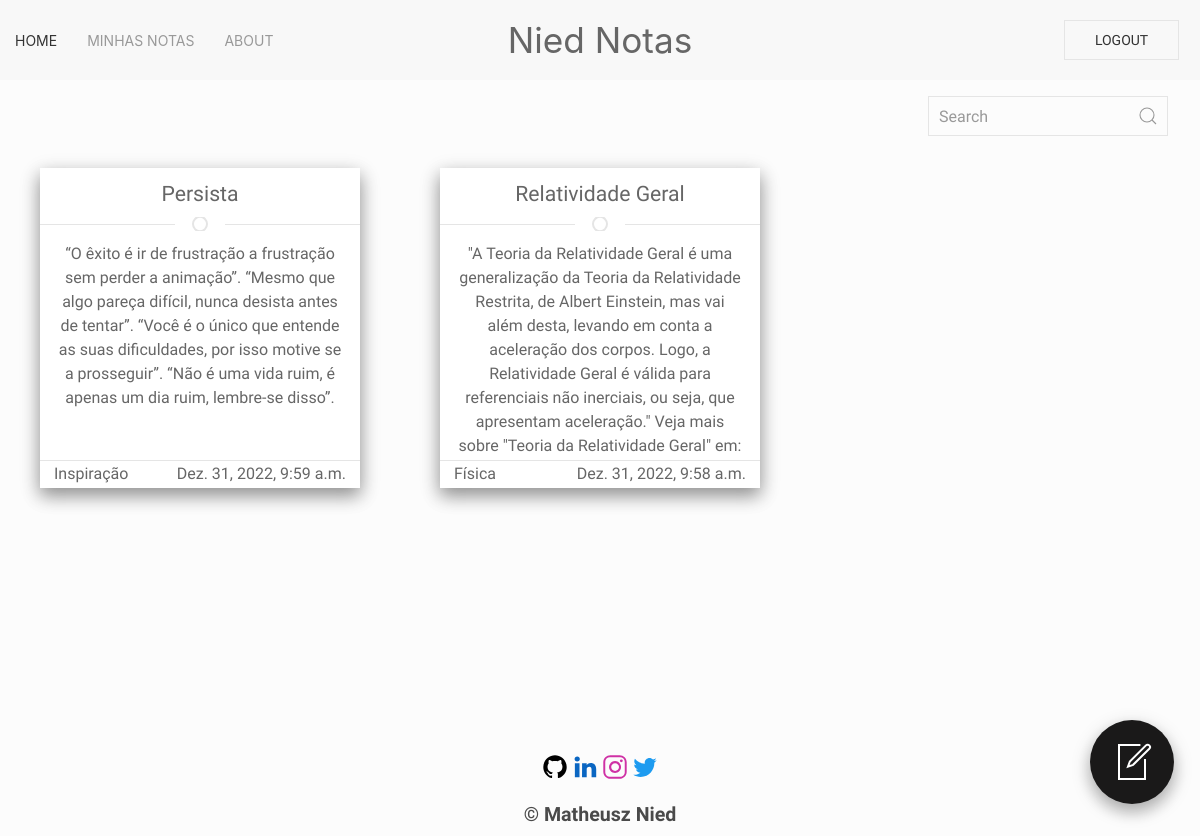
The app's page /buscar (signed in) with its own data.
### notas/models.py (models this page shows)
class Nota(models.Model):
    user = models.ForeignKey(User, on_delete=models.CASCADE, null=True)
    nome_nota = models.CharField(max_length=200)
    category = models.CharField(max_length=200)
    content = models.TextField()
    created_at = models.DateTimeField(default=datetime.now, blank=True)

### notas/views.py (the view)
# urls.py: path('buscar', views.buscar, name='buscar'),
def buscar(request):
    if request.user.is_authenticated:
        id = request.user.id
        notas = Nota.objects.order_by('-created_at').filter(user=id)
        if 'search' in request.GET:
            nome_a_buscar = request.GET.get('search')
            if buscar:
                notas = notas.filter(nome_nota__icontains=nome_a_buscar)
        dados = {
            'notas': notas
        }
        return render(request,'index.html', dados)
    else:
        return redirect('login')

### templates/index.html (shortened to what this page needs)
{% extends 'base.html' %}
{% load static %}
{% block content %}
{% include 'partials/navbar.html' %}
<main>
    <div class="input-search">
        <form action="{% url 'buscar' %}" class="uk-search uk-search-default">
            <input class="uk-search-input" type="search" name="search" placeholder="Search">
            <button type="submit" class="uk-search-icon-flip" uk-search-icon></button>
        </form>
    </div>
        {% if notas %}
        <div class="container-cards">
        {% for nota in notas %}
        <a href="#i{{ nota.id }}" style="text-decoration:none" uk-toggle>
            <div class="uk-card uk-card-default uk-height-1-1 casca-card">
                <div class="nota">
                    <div class="header-nota">
                        {{nota.nome_nota}}
                    </div>
                    <hr class="uk-divider-icon divider">
                    <div class="content-nota">
                        <p class="text-content-nota">
                            {{nota.content}}
                        </p>
                    </div>
                    <hr class="divider" />
                    <div class="footer-nota">
                        <span>{{nota.category}}</span>
                        <span>{{nota.created_at}}</span>
                    </div>
                </div>
            </div>
        </a>
        {% endfor %}
    </div>
        {% else %}
        <div class="sem-notas">
            <h2 class="text-sem-notas"><i>Notas não encontradas</i></h2>
        </div>
        {% endif %}
    <button class="uk-button uk-button-default uk-margin-small-right container-float-button" type="button"
        uk-toggle="target: #create-nota">
        <a href="" class="add-nota float-button" uk-icon="icon: file-edit; ratio: 2"></a>
    </button>
</main>
{% include 'partials/footer.html' %}
{% endblock %}

### templates/base.html (shortened to what this page needs)
{% load static %}
<!DOCTYPE html>
<html lang="en">
<head>
    <link rel="stylesheet" href="{% static 'css/uikit.min.css' %}" />
    <link rel="stylesheet" href="https://cdn.jsdelivr.net/npm/uikit@3.8.0/dist/css/uikit.min.css" />
    <link rel="stylesheet" href="{% static 'styles/reset.css' %}" />
    <link rel="stylesheet" href="{% static 'styles/index.css' %}" />
    <link rel="stylesheet" href="{% static 'styles/home.css' %}" />
    <link rel="stylesheet" href="{% static 'styles/about.css' %}" />
</head>
<body>
    {% block content %}
    {% endblock %}
</body>
</html>

### templates/partials/navbar.html (shortened to what this page needs)
<header>
    <nav class="uk-navbar-container navbar" uk-navbar>
        <div class="uk-navbar-left uk-visible@s">
            <ul class="uk-navbar-nav nav-links">
                <li class="uk-active"><a href="{% url 'home' %}">Home</a></li>
                <li><a href="{% url 'dashboard' %}">Minhas notas</a></li>
                <li><a href="{% url 'about' %}">About</a></li>
            </ul>
        </div>
        <div class="uk-navbar-center">
            <a class="uk-navbar-item uk-logo logo" href="{% url 'dashboard' %}">Nied Notas</a>
        </div>
        {% if user.is_authenticated %}
        <div class="uk-navbar-right uk-visible@s">
            <a class="uk-button uk-button-default login-link" href="{% url 'logout' %}">Logout</a>
        </div>
        {% endif %}
    </nav>
</header>

### templates/partials/footer.html
<footer class="footer">
    <div class="container-links">
        <a href="https://github.com/matheusz-nied" class="github" uk-icon="icon: github; ratio: 1.3"></a>
        <a href="https://www.linkedin.com/in/matheus-fernandes-da-silva-5810201b6/" class="linkedin" uk-icon="icon: linkedin; ratio: 1.3"></a>
        <a href="https://www.instagram.com/matheusz.nied/" class="instagram" uk-icon="icon: instagram; ratio: 1.3"></a>
        <a href="https://twitter.com/matheusz_nied" class="twitter" uk-icon="icon: twitter; ratio: 1.3"></a>
    </div>
    <p class="text-footer">© Matheusz Nied</p>
</footer>

### niednotas/static/styles/index.css (style rules this page uses)
body { background-color: rgb(252, 252, 252); }
.navbar { height:80px; color: red; }
.logo { font-size: 2.2rem; }
.login-link { margin-right: 1.3rem; margin-left: 0.5rem; }
.input-search { display: flex; justify-content: flex-end; padding-right: 2rem; padding-top: 1rem; }
main { min-height: 82vh; }
.container-cards { display: grid; grid-template-columns: 1fr 1fr 1fr 1fr; justify-items: center; padding-bottom: 2rem; }
@media screen and (max-width: 1540px) { .container-cards { grid-template-columns: 1fr 1fr 1fr ; } }
.container-float-button { position: fixed; right:1rem; bottom:2rem; cursor: pointer; width: 3rem; height: 3rem; border: none; }
.float-button { background-color: #1a1919; color: rgb(255, 255, 255); position: absolute; width: 5.25rem; height: 5.25rem; border-radius: 3rem; box-shadow: 0 8px 16px 0 rgba(0,0,0,0.2), 0 6px 20px 0 rgba(0,0,0,0.19); border: none; display: flex; align-items: center; justify-content: center; right: 0; bottom: 0; z-index: 20; }
.add-nota { font-weight: 700; }
.casca-card { height: 20rem; width: 20rem; box-shadow: 0 8px 16px 0 rgba(0,0,0,0.3), 0 6px 20px 0 rgba(0,0,0,0.19); margin-top: 2rem; overflow:hidden; }
.nota { height: 100%; width: 100%; display: flex; flex-direction: column; justify-content: space-between; }
.header-nota { font-size:1.325rem; padding-top:0.6rem; height: 3rem; display: flex; align-items: center; justify-content: center; }
.content-nota { padding-top: 0.675rem; height: 100%; overflow:hidden; }
.text-content-nota { margin-left: 1rem; margin-right: 1rem; text-align: center; }
.divider { margin: 0; margin-top: 0.5rem; }
.footer-nota { height: 2rem; display: flex; justify-content: space-between; padding: 0.1rem 0.875rem 0.1rem 0.875rem; }
.footer { height: 100px; display: flex; flex-direction: column; align-items: center; justify-content: center; padding-top:2rem; bottom: 0; }
.text-footer { font-size: 1.225rem; font-weight:700; color: rgb(0, 0, 0); opacity: 0.7; }
.twitter { color: #1D9BF0; }
.linkedin { color: #0A66C2; }
.instagram { color: #CF31A5; }
.github { color: black; }

### records on screen
Nota: nome_nota "Persista", content "“O êxito é ir de frustração a frustração sem perder a animação”. “Mesmo que algo pareça difícil, nunca desista antes de tentar”. “Você é o único que entende as suas dificuldades, por isso motive se a prosseguir”. “Não é uma vida ruim, é apenas um dia ruim, lembre-se disso”.", category "Inspiração", created_at "Dez. 31, 2022, 9:59 a.m."
Nota: nome_nota "Relatividade Geral", content "\"A Teoria da Relatividade Geral é uma generalização da Teoria da Relatividade Restrita, de Albert Einstein, mas vai além desta, levando em conta a aceleração dos corpos. Logo, a Relatividade Geral é válida para referenciais não inerciais, ou seja, que apresentam aceleração.\" Veja mais sobre \"Teoria da Relatividade Geral\" em:…", category "Física", created_at "Dez. 31, 2022, 9:58 a.m."
